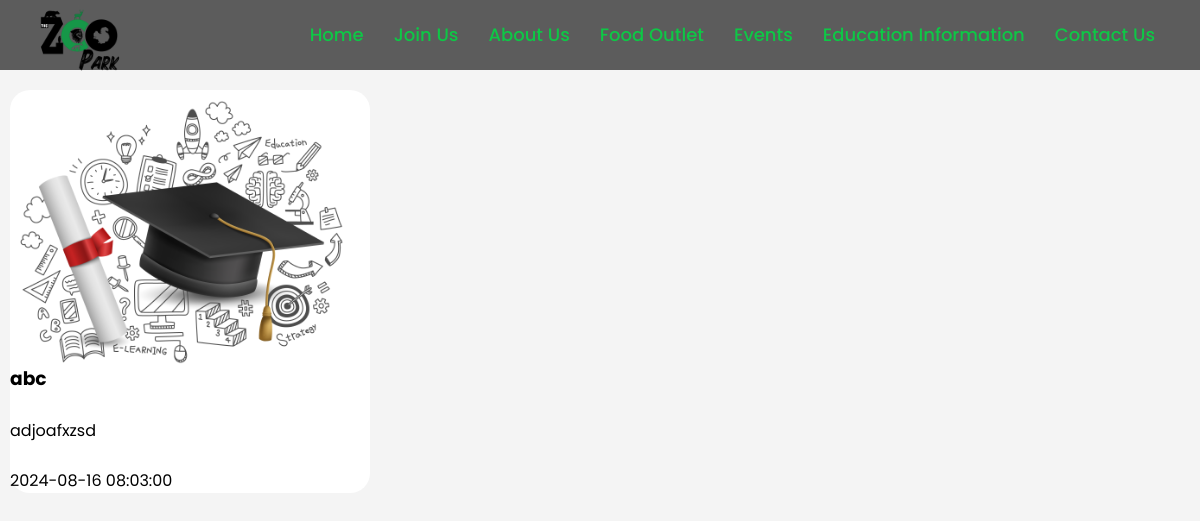
Screenshot of /events.php with the database file from the repository.
### tables this page shows
CREATE TABLE `events` (
  `id` int(11) NOT NULL,
  `name` varchar(200) NOT NULL,
  `event_image` varchar(200) DEFAULT NULL,
  `event_text` varchar(600) NOT NULL,
  `event_datetime` varchar(20) DEFAULT NULL
);

### events.php (the view, shortened to what this page needs)
<?php include 'dbCon.php'?>
<html lang="en">
<head>
    <link rel="stylesheet" href="assets/css/styles.css">
</head>
<body>
    <div class='comContent'>
        <?php
            $stmt = $pdo->prepare("SELECT id, name, event_image, event_text,event_datetime FROM events");
            $stmt->execute();
            $results = $stmt->fetchAll(PDO::FETCH_ASSOC);
            if (count($results) > 0) {
                foreach ($results as $row) {
                    $imagepath = 'Uploads/' . $row["event_image"];
                    if (file_exists($imagepath)) {
                        $content = $imagepath;
                    } else {
                        $content = 'Uploads/default.png';
                    }
                    echo "<div style='background-color:#ffff; height: 50%; width:30%; margin-top:10px; margin-left: 10px; border: 5x solid #0ec746; border-radius: 20px;'>"
                        ."<img src='" . htmlspecialchars($content, ENT_QUOTES, 'UTF-8') . "' alt='" . htmlspecialchars($row["id"], ENT_QUOTES, 'UTF-8') . "' style='margin-left:10px; margin-top: 10px; height: 50%; width: 90%;'><br>"
                        ."<h4 style='color: black; font-size:14pt; font-weight: bold;'>" . htmlspecialchars($row["name"], ENT_QUOTES, 'UTF-8') . "</h4><br>"
                        ."<p>" . htmlspecialchars($row["event_text"], ENT_QUOTES, 'UTF-8') . "</p><br>"
                        ."<p>" . htmlspecialchars($row["event_datetime"], ENT_QUOTES, 'UTF-8') . "</p>"
                        ."</div>";
                }
            } else {
                echo "<div style='background-color:#ffff; height: 50%; width:30%; margin-left: 10px; border: none; border-radius: 20px;'>"
                        ."<p>No Events found</p>"
                    ."</div>";
            }
        ?>
    </div>

### assets/css/styles.css (style rules this page uses)
body,html { font-family: Arial, sans-serif; margin: 0; padding: 0; background-color: #f4f4f4; overflow-x: hidden; height: auto; min-height: 100%; position: relative; }
.comContent { margin-top: 80px; display: flex; width: 100%; box-sizing: border-box; }

### assets/css/menu.css (style rules this page uses)
* { margin: 0; padding: 0; box-sizing: border-box; font-family: 'Poppins', sans-serif; }
nav { position: fixed; z-index: 99; width: 100%; background: #5c5c5c; }
nav .wrapper { position: relative; max-width: 1300px; padding: 0px 30px; height: 70px; line-height: 70px; margin: auto; display: flex; align-items: center; justify-content: space-between; }
.wrapper .logo img { margin-top: 5px; height: 100px; width: 100px; }
.wrapper .nav-links { display: inline-flex; }
.nav-links li { list-style: none; }
.nav-links li a { color: #0ec746; text-decoration: none; font-size: 18px; font-weight: 500; padding: 9px 15px; border-radius: 5px; transition: all 0.3s ease; }

### rows the page displays
events: name "abc", event_text "adjoafxzsd", event_datetime "2024-08-16 08:03:00"
